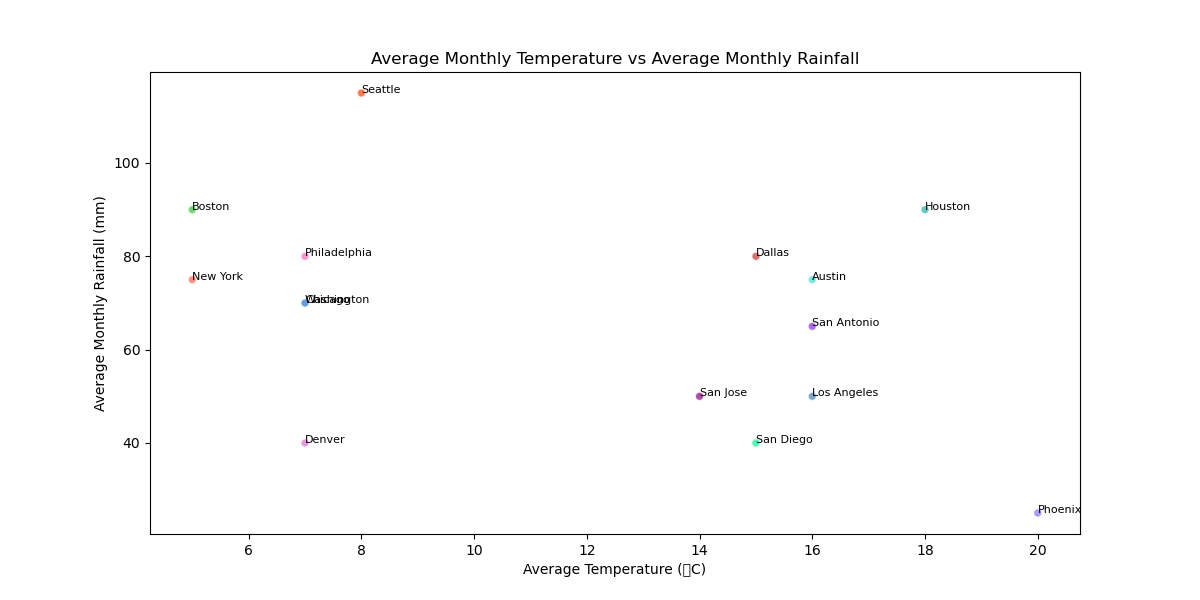

This figure's Python source:

import matplotlib.pyplot as plt

# Data
cities = [
    "New York", "Los Angeles", "Chicago", "Houston", "Phoenix",
    "Philadelphia", "San Antonio", "San Diego", "Dallas", "Seattle",
    "Denver", "Washington", "Boston", "San Jose", "Austin"
]
temperatures = [5, 16, 7, 18, 20, 7, 16, 15, 15, 8, 7, 7, 5, 14, 16]
rainfall = [75, 50, 70, 90, 25, 80, 65, 40, 80, 115, 40, 70, 90, 50, 75]

# Scatter plot
fig, ax = plt.subplots(figsize=(12, 6))  # Change the width and height of the chart
scatter = ax.scatter(
    temperatures,
    rainfall,
    alpha=0.7,
    c=[
        '#FF6347', '#4682B4', '#FFA07A', '#20B2AA', '#8470FF',
        '#FF69B4', '#8A2BE2', '#00FA9A', '#CD3333', '#FF4500',
        '#DA70D6', '#1E90FF', '#32CD32', '#800080', '#40E0D0'
    ],
    edgecolors='w'
)

# Customizing the looks of the plot
ax.set_title('Average Monthly Temperature vs Average Monthly Rainfall')
ax.set_xlabel('Average Temperature (°C)')
ax.set_ylabel('Average Monthly Rainfall (mm)')

# Adding the city names as labels next to each point
for i, city in enumerate(cities):
    ax.annotate(city, (temperatures[i], rainfall[i]), fontsize=8)

plt.show()
